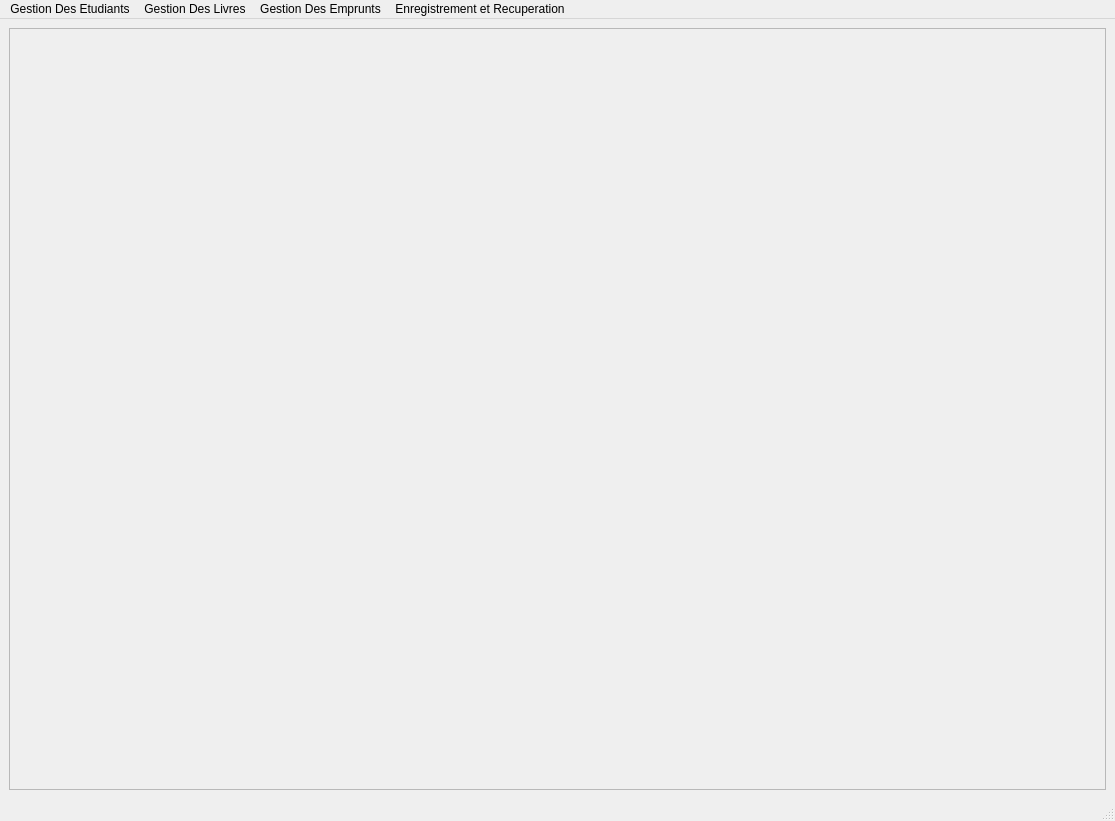
<?xml version="1.0" encoding="UTF-8"?>
<ui version="4.0">
 <class>MainWindow</class>
 <widget class="QMainWindow" name="MainWindow">
  <property name="geometry">
   <rect>
    <x>0</x>
    <y>0</y>
    <width>1115</width>
    <height>821</height>
   </rect>
  </property>
  <property name="windowTitle">
   <string>MainWindow</string>
  </property>
  <property name="styleSheet">
   <string notr="true"/>
  </property>
  <widget class="QWidget" name="centralwidget">
   <layout class="QHBoxLayout" name="horizontalLayout">
    <item>
     <widget class="QFrame" name="frame">
      <property name="frameShape">
       <enum>QFrame::StyledPanel</enum>
      </property>
      <property name="frameShadow">
       <enum>QFrame::Raised</enum>
      </property>
      <layout class="QHBoxLayout" name="horizontalLayout_2">
       <item>
        <widget class="QStackedWidget" name="stackedWidget">
         <property name="currentIndex">
          <number>0</number>
         </property>
         <widget class="QWidget" name="page">
          <layout class="QVBoxLayout" name="verticalLayout">
           <item>
            <widget class="QLabel" name="label">
             <property name="styleSheet">
              <string notr="true">border-image: url(:/newPrefix/4099601.jpg);</string>
             </property>
             <property name="text">
              <string/>
             </property>
            </widget>
           </item>
          </layout>
         </widget>
         <widget class="QWidget" name="page_2">
          <layout class="QVBoxLayout" name="verticalLayout_2"/>
         </widget>
        </widget>
       </item>
      </layout>
     </widget>
    </item>
   </layout>
  </widget>
  <widget class="QMenuBar" name="menubar">
   <property name="geometry">
    <rect>
     <x>0</x>
     <y>0</y>
     <width>1115</width>
     <height>26</height>
    </rect>
   </property>
   <widget class="QMenu" name="menuGestion_Des_Etudiants">
    <property name="title">
     <string>Gestion Des Etudiants</string>
    </property>
    <widget class="QMenu" name="menuMise_A_Jour_Des_Etudiants">
     <property name="title">
      <string>Mise A Jour Des Etudiants</string>
     </property>
     <addaction name="separator"/>
     <addaction name="actionAjouter_Un_Etudiant"/>
     <addaction name="separator"/>
     <addaction name="actionModifier_Etudiant"/>
     <addaction name="separator"/>
     <addaction name="actionSupprimer_Un_Etudiant"/>
    </widget>
    <addaction name="menuMise_A_Jour_Des_Etudiants"/>
    <addaction name="separator"/>
    <addaction name="actionRecherche_Affichage_Trie"/>
   </widget>
   <widget class="QMenu" name="menuGestion_Des_Livres">
    <property name="title">
     <string>Gestion Des Livres</string>
    </property>
    <widget class="QMenu" name="menuMise_A_Jour">
     <property name="title">
      <string>Mise A Jour </string>
     </property>
     <addaction name="actionAjouter_Nouveau_Livre"/>
     <addaction name="separator"/>
     <addaction name="actionModifier_Nbr_D_Exemplaires"/>
     <addaction name="separator"/>
     <addaction name="actionSupprimer_Un_Livre"/>
    </widget>
    <addaction name="menuMise_A_Jour"/>
    <addaction name="separator"/>
    <addaction name="actionRecherche_Affichage"/>
   </widget>
   <widget class="QMenu" name="menuGestion_Des_Emprunts">
    <property name="title">
     <string>Gestion Des Emprunts</string>
    </property>
    <widget class="QMenu" name="menuMise_Ajour">
     <property name="title">
      <string>Mise Ajour</string>
     </property>
     <addaction name="actionAjouter_Un_Nouvel_Emprunt"/>
     <addaction name="separator"/>
     <addaction name="actionRetour_D_un_Emprunt"/>
     <addaction name="separator"/>
     <addaction name="actionModifier_Emprunt"/>
     <addaction name="separator"/>
     <addaction name="actionSupprimer_Un_Emprunt"/>
    </widget>
    <addaction name="menuMise_Ajour"/>
    <addaction name="separator"/>
    <addaction name="actionRecherche_Affichage_2"/>
   </widget>
   <widget class="QMenu" name="menuEnregistrement_et_Recuperation">
    <property name="title">
     <string>Enregistrement et Recuperation</string>
    </property>
    <widget class="QMenu" name="menuEnregistrement">
     <property name="title">
      <string>Enregistrement</string>
     </property>
     <addaction name="actionEnregistrement_Des_Etudiants"/>
     <addaction name="separator"/>
     <addaction name="actionEnregistrement_Des_Livres"/>
     <addaction name="separator"/>
     <addaction name="actionEnregistrement_Des_Emprunts"/>
    </widget>
    <widget class="QMenu" name="menuRecuperation">
     <property name="title">
      <string>Recuperation</string>
     </property>
     <addaction name="actionRecuperation_Des_Etudiants"/>
     <addaction name="separator"/>
     <addaction name="actionRecuperation_Des_Livres"/>
     <addaction name="separator"/>
     <addaction name="actionRecuperation_Des_Emprunts"/>
    </widget>
    <addaction name="menuEnregistrement"/>
    <addaction name="separator"/>
    <addaction name="separator"/>
    <addaction name="actionEnregistrer_Tous_2"/>
    <addaction name="separator"/>
    <addaction name="menuRecuperation"/>
    <addaction name="separator"/>
    <addaction name="actionRecuperer_Tous"/>
    <addaction name="separator"/>
   </widget>
   <addaction name="menuGestion_Des_Etudiants"/>
   <addaction name="menuGestion_Des_Livres"/>
   <addaction name="menuGestion_Des_Emprunts"/>
   <addaction name="menuEnregistrement_et_Recuperation"/>
  </widget>
  <widget class="QStatusBar" name="statusbar"/>
  <action name="actionAjouter_Un_Etudiant">
   <property name="text">
    <string>Ajouter Etudiant</string>
   </property>
  </action>
  <action name="actionSupprimer_Un_Etudiant">
   <property name="text">
    <string>Supprimer Etudiant</string>
   </property>
  </action>
  <action name="actionCherche">
   <property name="text">
    <string>Recherche</string>
   </property>
  </action>
  <action name="actionAffiche">
   <property name="text">
    <string>Affiche</string>
   </property>
  </action>
  <action name="actionModifier_Etudiant">
   <property name="text">
    <string>Modifier Etudiant</string>
   </property>
  </action>
  <action name="actionRecherche_Affichage">
   <property name="text">
    <string>Recherche , Affichage</string>
   </property>
  </action>
  <action name="actionRecherche_Affichage_2">
   <property name="text">
    <string>Recherche , Affichage</string>
   </property>
  </action>
  <action name="actionEnregistrer_Tous_2">
   <property name="text">
    <string>Enregistrer Tous</string>
   </property>
   <property name="shortcut">
    <string>Ctrl+S</string>
   </property>
  </action>
  <action name="actionRecuperer_Tous">
   <property name="text">
    <string>Recuperer Tous</string>
   </property>
   <property name="shortcut">
    <string>Ctrl+R</string>
   </property>
  </action>
  <action name="actionEnregistrement_Des_Etudiants">
   <property name="text">
    <string>Enregistrement Des Etudiants</string>
   </property>
  </action>
  <action name="actionEnregistrement_Des_Livres">
   <property name="text">
    <string>Enregistrement Des Livres </string>
   </property>
  </action>
  <action name="actionEnregistrement_Des_Emprunts">
   <property name="text">
    <string>Enregistrement Des Emprunts</string>
   </property>
  </action>
  <action name="actionRecuperation_Des_Etudiants">
   <property name="text">
    <string>Recuperation Des Etudiants</string>
   </property>
  </action>
  <action name="actionRecuperation_Des_Livres">
   <property name="text">
    <string>Recuperation Des Livres</string>
   </property>
  </action>
  <action name="actionRecuperation_Des_Emprunts">
   <property name="text">
    <string>Recuperation Des Emprunts</string>
   </property>
  </action>
  <action name="actionAjouter_Nouveau_Livre">
   <property name="text">
    <string>Ajouter Nouveau Livre</string>
   </property>
  </action>
  <action name="actionSupprimer_Un_Livre">
   <property name="text">
    <string>Supprimer Un Livre</string>
   </property>
  </action>
  <action name="actionModifier_Nbr_D_Exemplaires">
   <property name="text">
    <string>Modifier Nbr D'Exemplaires</string>
   </property>
  </action>
  <action name="actionAjouter_Un_Nouvel_Emprunt">
   <property name="text">
    <string>Ajouter Un Nouvel Emprunt</string>
   </property>
  </action>
  <action name="actionRetour_D_un_Emprunt">
   <property name="text">
    <string>Retour D'un Emprunt</string>
   </property>
  </action>
  <action name="actionSupprimer_Un_Emprunt">
   <property name="text">
    <string>Supprimer Un Emprunt</string>
   </property>
  </action>
  <action name="actionModifier_Emprunt">
   <property name="text">
    <string>Modifier Emprunt</string>
   </property>
  </action>
  <action name="actionRecherche_Affichage_Trie">
   <property name="text">
    <string>Recherche , Affichage ,Trie</string>
   </property>
  </action>
 </widget>
 <resources>
  <include location="menu.qrc"/>
 </resources>
 <connections/>
</ui>
